Frame 1 (no input): blank canvas, image omitted
Frame 60 (no input): blank canvas, image omitted
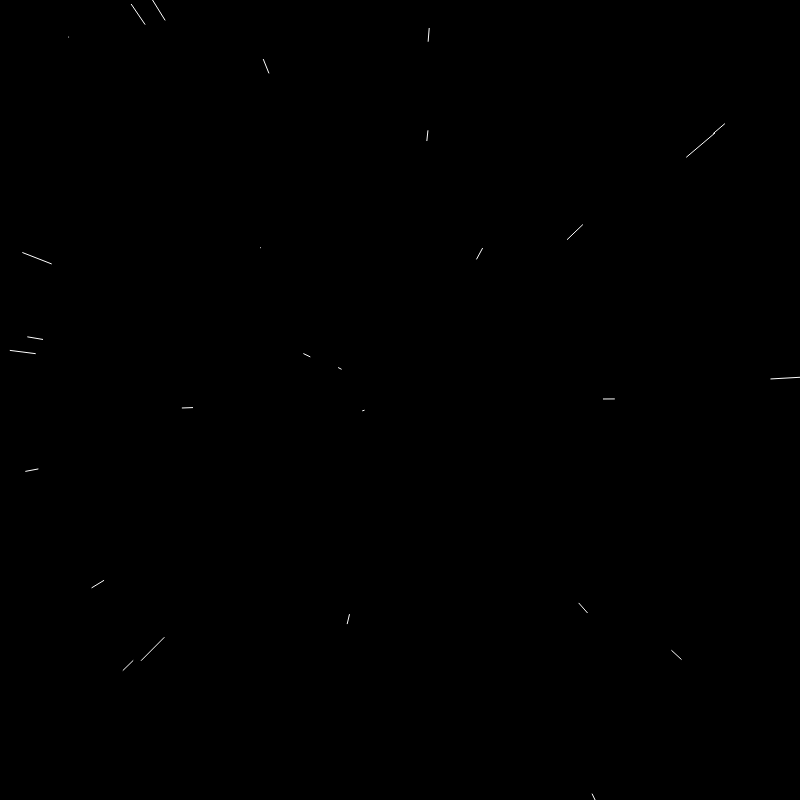
Frame 120 (the mouse pressed at the canvas centre since frame 60)

The p5.js sketch whose frames 1 and 60 were blank and that drew this single picture after the mouse press (run headless with seeded random() and noise() and a simulated clock; from frame 60 on, the mouse is pressed at the canvas centre):

// p5.js sketch
// ── sketch.js
var stars = [];

let speed;

function setup() {
  createCanvas(800, 800);
  for(i = 0; i < 800; i++) {
    stars[i] = new Star();
  }
}

function draw() {
  speed = map(mouseX, 0, width, 0, 50);
  background("#000000");
  translate(width/2, height/2);
  for(i = 0; i < stars.length; i++) {
    stars[i].update();
    stars[i].show();
  }
}
// ── LineTest.js
class Line {
  constructor(max, min) {
    this.x = Math.floor(Math.random() * (800 - 10)) + 10;
    this.y = Math.floor(Math.random() * (600 - 10)) + 10;
    this.timer = Math.floor(Math.random() * (max - min)) + min;
    this.radius = 10;
  } 
  
  timerValue() {
    return this.timer;
  }

  decreaseTimer() {
    if (frameCount % 60 == 0) {
      if (this.timer >= 0) {
        this.timer--;
      }
      else {
        this.apaga();
      }
    }
  }

  show() {
    fill("#ffffff");
    circle(this.x, this.y, this.radius);
    this.decreaseTimer();
  }

  apaga() {
    fill("#000000");
  }
}


// ── Star.js
function Star() {
  this.x = random(-width, width);
  this.y = random(-height, height);
  this.z = random(width);
  this.pz = this.z;

  this.update = function () {
    this.z = this.z - speed;

    if (this.z < 1) {
      this.z = random(width);
      this.x = random(-width, width);
      this.y = random(-height, height);
      this.pz = this.z;
    }
  };

  this.show = function () {
    fill("#ffffff");
    noStroke();

    var sx = map(this.x / this.z, 0, 1, 0, width);
    var sy = map(this.y / this.z, 0, 1, 0, height);
    
    //var r = map(this.z, 0, width, 16, 0);
    // ellipse(sx, sy, r, r);

    var px = map(this.x / this.pz, 0, 1, 0, width);
    var py = map(this.y / this.pz, 0, 1, 0, height);

    this.pz = this.z

    stroke("#ffffff");
    line(px, py, sx, sy);
  }
}
// ── sketchTest.js
let dot = new Line(10, 5); 

function setup() {
  createCanvas(800, 600);
}

function draw() {
  background("#000000");
  dot.show();
  console.log(dot.timerValue());
}
